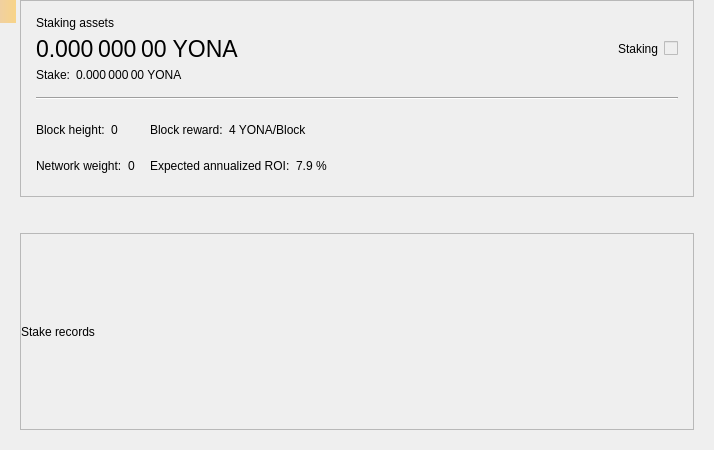
<?xml version="1.0" encoding="UTF-8"?>
<ui version="4.0">
 <class>StakePage</class>
 <widget class="QWidget" name="StakePage">
  <property name="geometry">
   <rect>
    <x>0</x>
    <y>0</y>
    <width>714</width>
    <height>450</height>
   </rect>
  </property>
  <property name="windowTitle">
   <string>Form</string>
  </property>
  <layout class="QVBoxLayout" name="verticalLayout_3">
   <property name="leftMargin">
    <number>20</number>
   </property>
   <property name="topMargin">
    <number>0</number>
   </property>
   <property name="rightMargin">
    <number>20</number>
   </property>
   <property name="bottomMargin">
    <number>20</number>
   </property>
   <item>
    <widget class="QFrame" name="frameStakeInfo">
     <property name="frameShape">
      <enum>QFrame::StyledPanel</enum>
     </property>
     <property name="frameShadow">
      <enum>QFrame::Raised</enum>
     </property>
     <layout class="QVBoxLayout" name="verticalLayout">
      <property name="spacing">
       <number>15</number>
      </property>
      <property name="leftMargin">
       <number>15</number>
      </property>
      <property name="topMargin">
       <number>15</number>
      </property>
      <property name="rightMargin">
       <number>15</number>
      </property>
      <property name="bottomMargin">
       <number>15</number>
      </property>
      <item>
       <layout class="QGridLayout" name="gridLayout_2">
        <property name="spacing">
         <number>6</number>
        </property>
        <item row="1" column="0">
         <widget class="QLabel" name="labelAssets">
          <property name="font">
           <font>
            <pointsize>17</pointsize>
           </font>
          </property>
          <property name="cursor">
           <cursorShape>IBeamCursor</cursorShape>
          </property>
          <property name="toolTip">
           <string>Your current spendable balance</string>
          </property>
          <property name="text">
           <string notr="true">0.000 000 00 YONA</string>
          </property>
          <property name="alignment">
           <set>Qt::AlignLeading|Qt::AlignLeft|Qt::AlignVCenter</set>
          </property>
          <property name="textInteractionFlags">
           <set>Qt::LinksAccessibleByMouse|Qt::TextSelectableByMouse</set>
          </property>
         </widget>
        </item>
        <item row="0" column="0">
         <widget class="QLabel" name="labelAssetsText">
          <property name="text">
           <string>Staking assets</string>
          </property>
          <property name="alignment">
           <set>Qt::AlignLeading|Qt::AlignLeft|Qt::AlignVCenter</set>
          </property>
         </widget>
        </item>
        <item row="1" column="2">
         <spacer name="horizontalSpacer_2">
          <property name="orientation">
           <enum>Qt::Horizontal</enum>
          </property>
          <property name="sizeHint" stdset="0">
           <size>
            <width>40</width>
            <height>20</height>
           </size>
          </property>
         </spacer>
        </item>
        <item row="4" column="0">
         <layout class="QHBoxLayout" name="horizontalLayout_5">
          <property name="spacing">
           <number>6</number>
          </property>
          <item>
           <widget class="QLabel" name="labelStakeText">
            <property name="sizePolicy">
             <sizepolicy hsizetype="Maximum" vsizetype="Preferred">
              <horstretch>0</horstretch>
              <verstretch>0</verstretch>
             </sizepolicy>
            </property>
            <property name="text">
             <string>Stake:</string>
            </property>
            <property name="alignment">
             <set>Qt::AlignLeading|Qt::AlignLeft|Qt::AlignVCenter</set>
            </property>
           </widget>
          </item>
          <item>
           <widget class="QLabel" name="labelStake">
            <property name="text">
             <string>0.000 000 00 YONA</string>
            </property>
            <property name="alignment">
             <set>Qt::AlignLeading|Qt::AlignLeft|Qt::AlignVCenter</set>
            </property>
            <property name="textInteractionFlags">
             <set>Qt::LinksAccessibleByMouse|Qt::TextSelectableByMouse</set>
            </property>
           </widget>
          </item>
          <item>
           <spacer name="horizontalSpacer_3">
            <property name="orientation">
             <enum>Qt::Horizontal</enum>
            </property>
            <property name="sizeType">
             <enum>QSizePolicy::Minimum</enum>
            </property>
            <property name="sizeHint" stdset="0">
             <size>
              <width>0</width>
              <height>0</height>
             </size>
            </property>
           </spacer>
          </item>
         </layout>
        </item>
        <item row="1" column="4">
         <widget class="QLabel" name="labelStaking">
          <property name="text">
           <string>Staking</string>
          </property>
         </widget>
        </item>
        <item row="1" column="5">
         <widget class="QSwitchControl" name="checkStake">
          <property name="enabled">
           <bool>false</bool>
          </property>
         </widget>
        </item>
       </layout>
      </item>
      <item>
       <widget class="Line" name="hLine">
        <property name="orientation">
         <enum>Qt::Horizontal</enum>
        </property>
       </widget>
      </item>
      <item>
       <layout class="QGridLayout" name="gridLayout">
        <property name="verticalSpacing">
         <number>6</number>
        </property>
        <item row="0" column="0">
         <layout class="QHBoxLayout" name="horizontalLayout">
          <property name="spacing">
           <number>6</number>
          </property>
          <item>
           <widget class="QLabel" name="labelHeightText">
            <property name="sizePolicy">
             <sizepolicy hsizetype="Maximum" vsizetype="Preferred">
              <horstretch>0</horstretch>
              <verstretch>0</verstretch>
             </sizepolicy>
            </property>
            <property name="text">
             <string>Block height:</string>
            </property>
            <property name="alignment">
             <set>Qt::AlignLeading|Qt::AlignLeft|Qt::AlignVCenter</set>
            </property>
           </widget>
          </item>
          <item>
           <widget class="QLabel" name="labelHeight">
            <property name="text">
             <string>0</string>
            </property>
            <property name="alignment">
             <set>Qt::AlignLeading|Qt::AlignLeft|Qt::AlignVCenter</set>
            </property>
            <property name="textInteractionFlags">
             <set>Qt::LinksAccessibleByMouse|Qt::TextSelectableByMouse</set>
            </property>
           </widget>
          </item>
          <item>
           <spacer name="horizontalSpacer_4">
            <property name="orientation">
             <enum>Qt::Horizontal</enum>
            </property>
            <property name="sizeType">
             <enum>QSizePolicy::Minimum</enum>
            </property>
            <property name="sizeHint" stdset="0">
             <size>
              <width>0</width>
              <height>0</height>
             </size>
            </property>
           </spacer>
          </item>
         </layout>
        </item>
        <item row="0" column="1">
         <layout class="QHBoxLayout" name="horizontalLayout_3">
          <property name="spacing">
           <number>6</number>
          </property>
          <item>
           <widget class="QLabel" name="labelRewardText">
            <property name="sizePolicy">
             <sizepolicy hsizetype="Maximum" vsizetype="Preferred">
              <horstretch>0</horstretch>
              <verstretch>0</verstretch>
             </sizepolicy>
            </property>
            <property name="text">
             <string>Block reward:</string>
            </property>
            <property name="alignment">
             <set>Qt::AlignLeading|Qt::AlignLeft|Qt::AlignVCenter</set>
            </property>
           </widget>
          </item>
          <item>
           <widget class="QLabel" name="labelReward">
            <property name="text">
             <string>4 YONA/Block</string>
            </property>
            <property name="alignment">
             <set>Qt::AlignLeading|Qt::AlignLeft|Qt::AlignVCenter</set>
            </property>
            <property name="textInteractionFlags">
             <set>Qt::LinksAccessibleByMouse|Qt::TextSelectableByMouse</set>
            </property>
           </widget>
          </item>
          <item>
           <spacer name="horizontalSpacer_6">
            <property name="orientation">
             <enum>Qt::Horizontal</enum>
            </property>
            <property name="sizeType">
             <enum>QSizePolicy::Minimum</enum>
            </property>
            <property name="sizeHint" stdset="0">
             <size>
              <width>0</width>
              <height>0</height>
             </size>
            </property>
           </spacer>
          </item>
         </layout>
        </item>
        <item row="0" column="2" rowspan="2">
         <spacer name="horizontalSpacer">
          <property name="orientation">
           <enum>Qt::Horizontal</enum>
          </property>
          <property name="sizeHint" stdset="0">
           <size>
            <width>40</width>
            <height>20</height>
           </size>
          </property>
         </spacer>
        </item>
        <item row="1" column="0">
         <layout class="QHBoxLayout" name="horizontalLayout_2">
          <property name="spacing">
           <number>6</number>
          </property>
          <item>
           <widget class="QLabel" name="labelWeightText">
            <property name="sizePolicy">
             <sizepolicy hsizetype="Maximum" vsizetype="Preferred">
              <horstretch>0</horstretch>
              <verstretch>0</verstretch>
             </sizepolicy>
            </property>
            <property name="text">
             <string>Network weight:</string>
            </property>
            <property name="alignment">
             <set>Qt::AlignLeading|Qt::AlignLeft|Qt::AlignVCenter</set>
            </property>
           </widget>
          </item>
          <item>
           <widget class="QLabel" name="labelWeight">
            <property name="text">
             <string>0</string>
            </property>
            <property name="alignment">
             <set>Qt::AlignLeading|Qt::AlignLeft|Qt::AlignVCenter</set>
            </property>
            <property name="textInteractionFlags">
             <set>Qt::LinksAccessibleByMouse|Qt::TextSelectableByMouse</set>
            </property>
           </widget>
          </item>
          <item>
           <spacer name="horizontalSpacer_5">
            <property name="orientation">
             <enum>Qt::Horizontal</enum>
            </property>
            <property name="sizeType">
             <enum>QSizePolicy::Minimum</enum>
            </property>
            <property name="sizeHint" stdset="0">
             <size>
              <width>0</width>
              <height>0</height>
             </size>
            </property>
           </spacer>
          </item>
         </layout>
        </item>
        <item row="1" column="1">
         <layout class="QHBoxLayout" name="horizontalLayout_4">
          <property name="spacing">
           <number>6</number>
          </property>
          <item>
           <widget class="QLabel" name="labelROIText">
            <property name="sizePolicy">
             <sizepolicy hsizetype="Maximum" vsizetype="Preferred">
              <horstretch>0</horstretch>
              <verstretch>0</verstretch>
             </sizepolicy>
            </property>
            <property name="text">
             <string>Expected annualized ROI:</string>
            </property>
            <property name="alignment">
             <set>Qt::AlignLeading|Qt::AlignLeft|Qt::AlignVCenter</set>
            </property>
           </widget>
          </item>
          <item>
           <widget class="QLabel" name="labelROI">
            <property name="text">
             <string>7.9 %</string>
            </property>
            <property name="alignment">
             <set>Qt::AlignLeading|Qt::AlignLeft|Qt::AlignVCenter</set>
            </property>
            <property name="textInteractionFlags">
             <set>Qt::LinksAccessibleByMouse|Qt::TextSelectableByMouse</set>
            </property>
           </widget>
          </item>
          <item>
           <spacer name="horizontalSpacer_7">
            <property name="orientation">
             <enum>Qt::Horizontal</enum>
            </property>
            <property name="sizeType">
             <enum>QSizePolicy::Minimum</enum>
            </property>
            <property name="sizeHint" stdset="0">
             <size>
              <width>0</width>
              <height>0</height>
             </size>
            </property>
           </spacer>
          </item>
         </layout>
        </item>
       </layout>
      </item>
     </layout>
    </widget>
   </item>
   <item>
    <spacer name="verticalSpacer">
     <property name="orientation">
      <enum>Qt::Vertical</enum>
     </property>
     <property name="sizeType">
      <enum>QSizePolicy::Fixed</enum>
     </property>
     <property name="sizeHint" stdset="0">
      <size>
       <width>20</width>
       <height>30</height>
      </size>
     </property>
    </spacer>
   </item>
   <item>
    <widget class="QFrame" name="frameStakeRecords">
     <property name="frameShape">
      <enum>QFrame::StyledPanel</enum>
     </property>
     <property name="frameShadow">
      <enum>QFrame::Raised</enum>
     </property>
     <layout class="QVBoxLayout" name="verticalLayout_2">
      <property name="leftMargin">
       <number>0</number>
      </property>
      <property name="topMargin">
       <number>0</number>
      </property>
      <property name="rightMargin">
       <number>0</number>
      </property>
      <property name="bottomMargin">
       <number>0</number>
      </property>
      <item>
       <widget class="QLabel" name="labelRecordsText">
        <property name="text">
         <string>Stake records</string>
        </property>
       </widget>
      </item>
     </layout>
    </widget>
   </item>
  </layout>
  <widget class="QLabel" name="labelAlerts">
   <property name="geometry">
    <rect>
     <x>0</x>
     <y>0</y>
     <width>16</width>
     <height>23</height>
    </rect>
   </property>
   <property name="visible">
    <bool>false</bool>
   </property>
   <property name="styleSheet">
    <string notr="true">QLabel { background-color: qlineargradient(x1: 0, y1: 0, x2: 1, y2: 0, stop:0 #F0D0A0, stop:1 #F8D488); color:#000000; }</string>
   </property>
   <property name="wordWrap">
    <bool>true</bool>
   </property>
   <property name="margin">
    <number>3</number>
   </property>
   <property name="textInteractionFlags">
    <set>Qt::TextSelectableByMouse</set>
   </property>
  </widget>
 </widget>
 <customwidgets>
  <customwidget>
   <class>QSwitchControl</class>
   <extends>QCheckBox</extends>
   <header>qt/qswitchcontrol.h</header>
  </customwidget>
 </customwidgets>
 <resources/>
 <connections/>
</ui>
